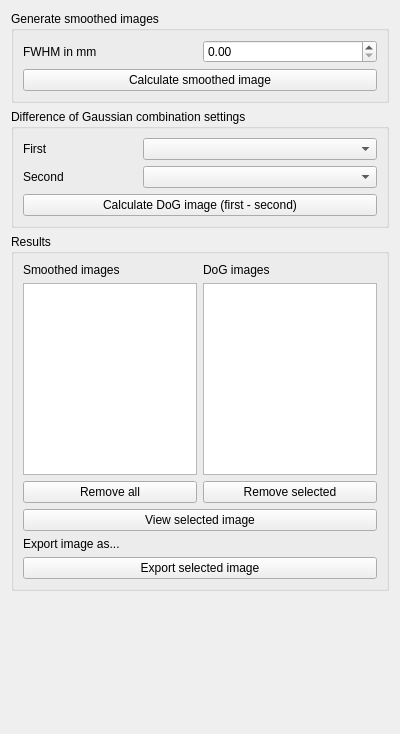
<?xml version="1.0" encoding="UTF-8"?>
<ui version="4.0">
 <class>DoGFilter</class>
 <widget class="qMRMLWidget" name="DoGFilter">
  <property name="geometry">
   <rect>
    <x>0</x>
    <y>0</y>
    <width>400</width>
    <height>734</height>
   </rect>
  </property>
  <property name="windowTitle">
   <string/>
  </property>
  <layout class="QGridLayout" name="main_grid">
   <item row="0" column="0">
    <widget class="QGroupBox" name="smooth_group">
     <property name="minimumSize">
      <size>
       <width>0</width>
       <height>0</height>
      </size>
     </property>
     <property name="title">
      <string>Generate smoothed images</string>
     </property>
     <layout class="QGridLayout" name="smooth_grid">
      <item row="0" column="1">
       <widget class="QDoubleSpinBox" name="fwhm_input">
        <property name="maximum">
         <double>12.000000000000000</double>
        </property>
       </widget>
      </item>
      <item row="0" column="0">
       <widget class="QLabel" name="label_3">
        <property name="text">
         <string>FWHM in mm</string>
        </property>
       </widget>
      </item>
      <item row="1" column="0" colspan="2">
       <widget class="QPushButton" name="btn_create_smooth_image">
        <property name="text">
         <string>Calculate smoothed image</string>
        </property>
       </widget>
      </item>
     </layout>
    </widget>
   </item>
   <item row="1" column="0">
    <widget class="QGroupBox" name="dog_group">
     <property name="minimumSize">
      <size>
       <width>0</width>
       <height>0</height>
      </size>
     </property>
     <property name="title">
      <string>Difference of Gaussian combination settings</string>
     </property>
     <layout class="QGridLayout" name="dog_grid">
      <item row="2" column="0">
       <widget class="QLabel" name="label_2">
        <property name="text">
         <string>Second</string>
        </property>
       </widget>
      </item>
      <item row="1" column="0">
       <widget class="QLabel" name="label">
        <property name="text">
         <string>First</string>
        </property>
       </widget>
      </item>
      <item row="1" column="1" colspan="2">
       <widget class="QComboBox" name="first_image_cb"/>
      </item>
      <item row="2" column="1" colspan="2">
       <widget class="QComboBox" name="second_image_cb"/>
      </item>
      <item row="3" column="0" colspan="3">
       <widget class="QPushButton" name="btn_calculate_dog">
        <property name="text">
         <string>Calculate DoG image (first - second)</string>
        </property>
       </widget>
      </item>
     </layout>
    </widget>
   </item>
   <item row="3" column="0">
    <spacer name="verticalSpacer">
     <property name="orientation">
      <enum>Qt::Vertical</enum>
     </property>
     <property name="sizeHint" stdset="0">
      <size>
       <width>20</width>
       <height>40</height>
      </size>
     </property>
    </spacer>
   </item>
   <item row="2" column="0">
    <widget class="QGroupBox" name="result_group">
     <property name="minimumSize">
      <size>
       <width>0</width>
       <height>350</height>
      </size>
     </property>
     <property name="title">
      <string>Results</string>
     </property>
     <layout class="QGridLayout" name="gridLayout">
      <item row="1" column="0">
       <widget class="QListWidget" name="smooth_image_list">
        <property name="minimumSize">
         <size>
          <width>0</width>
          <height>185</height>
         </size>
        </property>
       </widget>
      </item>
      <item row="4" column="0" colspan="2">
       <widget class="QPushButton" name="btn_view_image">
        <property name="text">
         <string>View selected image</string>
        </property>
       </widget>
      </item>
      <item row="1" column="1">
       <widget class="QListWidget" name="dog_image_list">
        <property name="minimumSize">
         <size>
          <width>0</width>
          <height>185</height>
         </size>
        </property>
       </widget>
      </item>
      <item row="5" column="0">
       <widget class="QLabel" name="label_6">
        <property name="text">
         <string>Export image as...</string>
        </property>
       </widget>
      </item>
      <item row="2" column="1">
       <widget class="QPushButton" name="btn_remove_selected">
        <property name="text">
         <string>Remove selected</string>
        </property>
       </widget>
      </item>
      <item row="6" column="0" colspan="2">
       <widget class="QPushButton" name="btn_export_image">
        <property name="text">
         <string>Export selected image</string>
        </property>
       </widget>
      </item>
      <item row="0" column="0">
       <widget class="QLabel" name="label_4">
        <property name="text">
         <string>Smoothed images</string>
        </property>
       </widget>
      </item>
      <item row="0" column="1">
       <widget class="QLabel" name="label_5">
        <property name="text">
         <string>DoG images</string>
        </property>
       </widget>
      </item>
      <item row="2" column="0">
       <widget class="QPushButton" name="btn_remove_all">
        <property name="text">
         <string>Remove all</string>
        </property>
       </widget>
      </item>
      <item row="5" column="1">
       <widget class="qMRMLNodeComboBox" name="export_node">
        <property name="nodeTypes">
         <stringlist notr="true"/>
        </property>
        <property name="hideChildNodeTypes">
         <stringlist notr="true"/>
        </property>
        <property name="interactionNodeSingletonTag">
         <string notr="true"/>
        </property>
       </widget>
      </item>
     </layout>
    </widget>
   </item>
  </layout>
 </widget>
 <customwidgets>
  <customwidget>
   <class>qMRMLNodeComboBox</class>
   <extends>QWidget</extends>
   <header>qMRMLNodeComboBox.h</header>
  </customwidget>
  <customwidget>
   <class>qMRMLWidget</class>
   <extends>QWidget</extends>
   <header>qMRMLWidget.h</header>
   <container>1</container>
  </customwidget>
 </customwidgets>
 <resources/>
 <connections/>
</ui>
